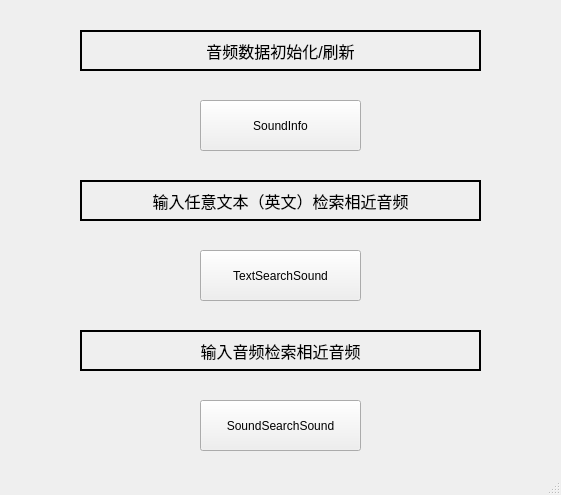
<?xml version="1.0" encoding="UTF-8"?>
<ui version="4.0">
 <class>MainWindow</class>
 <widget class="QMainWindow" name="MainWindow">
  <property name="geometry">
   <rect>
    <x>0</x>
    <y>0</y>
    <width>561</width>
    <height>495</height>
   </rect>
  </property>
  <property name="sizePolicy">
   <sizepolicy hsizetype="Preferred" vsizetype="Expanding">
    <horstretch>0</horstretch>
    <verstretch>0</verstretch>
   </sizepolicy>
  </property>
  <property name="mouseTracking">
   <bool>false</bool>
  </property>
  <property name="windowTitle">
   <string>CLAPSoundSearchTool</string>
  </property>
  <property name="windowIcon">
   <iconset theme="edit-find"/>
  </property>
  <property name="autoFillBackground">
   <bool>false</bool>
  </property>
  <widget class="QWidget" name="centralwidget">
   <property name="sizePolicy">
    <sizepolicy hsizetype="Expanding" vsizetype="Expanding">
     <horstretch>0</horstretch>
     <verstretch>0</verstretch>
    </sizepolicy>
   </property>
   <widget class="QPushButton" name="pushButton_SoundInfoGeneration">
    <property name="geometry">
     <rect>
      <x>200</x>
      <y>100</y>
      <width>161</width>
      <height>51</height>
     </rect>
    </property>
    <property name="sizePolicy">
     <sizepolicy hsizetype="Expanding" vsizetype="Expanding">
      <horstretch>0</horstretch>
      <verstretch>0</verstretch>
     </sizepolicy>
    </property>
    <property name="text">
     <string>SoundInfo</string>
    </property>
    <property name="icon">
     <iconset theme="dialog-information"/>
    </property>
   </widget>
   <widget class="QLabel" name="label_SoundInfoGeneration">
    <property name="geometry">
     <rect>
      <x>80</x>
      <y>30</y>
      <width>401</width>
      <height>41</height>
     </rect>
    </property>
    <property name="sizePolicy">
     <sizepolicy hsizetype="Expanding" vsizetype="Expanding">
      <horstretch>0</horstretch>
      <verstretch>0</verstretch>
     </sizepolicy>
    </property>
    <property name="font">
     <font>
      <pointsize>12</pointsize>
      <bold>false</bold>
     </font>
    </property>
    <property name="autoFillBackground">
     <bool>true</bool>
    </property>
    <property name="frameShape">
     <enum>QFrame::Shape::WinPanel</enum>
    </property>
    <property name="frameShadow">
     <enum>QFrame::Shadow::Plain</enum>
    </property>
    <property name="lineWidth">
     <number>1</number>
    </property>
    <property name="midLineWidth">
     <number>0</number>
    </property>
    <property name="text">
     <string>音频数据初始化/刷新</string>
    </property>
    <property name="scaledContents">
     <bool>false</bool>
    </property>
    <property name="alignment">
     <set>Qt::AlignmentFlag::AlignCenter</set>
    </property>
   </widget>
   <widget class="QLabel" name="label_TextSearchSound">
    <property name="geometry">
     <rect>
      <x>80</x>
      <y>180</y>
      <width>401</width>
      <height>41</height>
     </rect>
    </property>
    <property name="sizePolicy">
     <sizepolicy hsizetype="Expanding" vsizetype="Expanding">
      <horstretch>0</horstretch>
      <verstretch>0</verstretch>
     </sizepolicy>
    </property>
    <property name="font">
     <font>
      <pointsize>12</pointsize>
      <bold>false</bold>
     </font>
    </property>
    <property name="autoFillBackground">
     <bool>true</bool>
    </property>
    <property name="frameShape">
     <enum>QFrame::Shape::WinPanel</enum>
    </property>
    <property name="frameShadow">
     <enum>QFrame::Shadow::Plain</enum>
    </property>
    <property name="lineWidth">
     <number>1</number>
    </property>
    <property name="midLineWidth">
     <number>0</number>
    </property>
    <property name="text">
     <string>输入任意文本（英文）检索相近音频</string>
    </property>
    <property name="scaledContents">
     <bool>false</bool>
    </property>
    <property name="alignment">
     <set>Qt::AlignmentFlag::AlignCenter</set>
    </property>
   </widget>
   <widget class="QPushButton" name="pushButton_TextSearchSound">
    <property name="geometry">
     <rect>
      <x>200</x>
      <y>250</y>
      <width>161</width>
      <height>51</height>
     </rect>
    </property>
    <property name="sizePolicy">
     <sizepolicy hsizetype="Expanding" vsizetype="Expanding">
      <horstretch>0</horstretch>
      <verstretch>0</verstretch>
     </sizepolicy>
    </property>
    <property name="text">
     <string>TextSearchSound</string>
    </property>
    <property name="icon">
     <iconset theme="accessories-character-map"/>
    </property>
   </widget>
   <widget class="QLabel" name="label_SoundSearchSound">
    <property name="geometry">
     <rect>
      <x>80</x>
      <y>330</y>
      <width>401</width>
      <height>41</height>
     </rect>
    </property>
    <property name="sizePolicy">
     <sizepolicy hsizetype="Expanding" vsizetype="Expanding">
      <horstretch>0</horstretch>
      <verstretch>0</verstretch>
     </sizepolicy>
    </property>
    <property name="font">
     <font>
      <pointsize>12</pointsize>
      <bold>false</bold>
     </font>
    </property>
    <property name="autoFillBackground">
     <bool>true</bool>
    </property>
    <property name="frameShape">
     <enum>QFrame::Shape::WinPanel</enum>
    </property>
    <property name="frameShadow">
     <enum>QFrame::Shadow::Plain</enum>
    </property>
    <property name="lineWidth">
     <number>1</number>
    </property>
    <property name="midLineWidth">
     <number>0</number>
    </property>
    <property name="text">
     <string>输入音频检索相近音频</string>
    </property>
    <property name="scaledContents">
     <bool>false</bool>
    </property>
    <property name="alignment">
     <set>Qt::AlignmentFlag::AlignCenter</set>
    </property>
   </widget>
   <widget class="QPushButton" name="pushButton_SoundSearchSound">
    <property name="geometry">
     <rect>
      <x>200</x>
      <y>400</y>
      <width>161</width>
      <height>51</height>
     </rect>
    </property>
    <property name="sizePolicy">
     <sizepolicy hsizetype="Expanding" vsizetype="Expanding">
      <horstretch>0</horstretch>
      <verstretch>0</verstretch>
     </sizepolicy>
    </property>
    <property name="text">
     <string>SoundSearchSound</string>
    </property>
    <property name="icon">
     <iconset theme="audio-volume-medium"/>
    </property>
   </widget>
  </widget>
  <widget class="QStatusBar" name="statusbar"/>
 </widget>
 <resources/>
 <connections/>
</ui>
